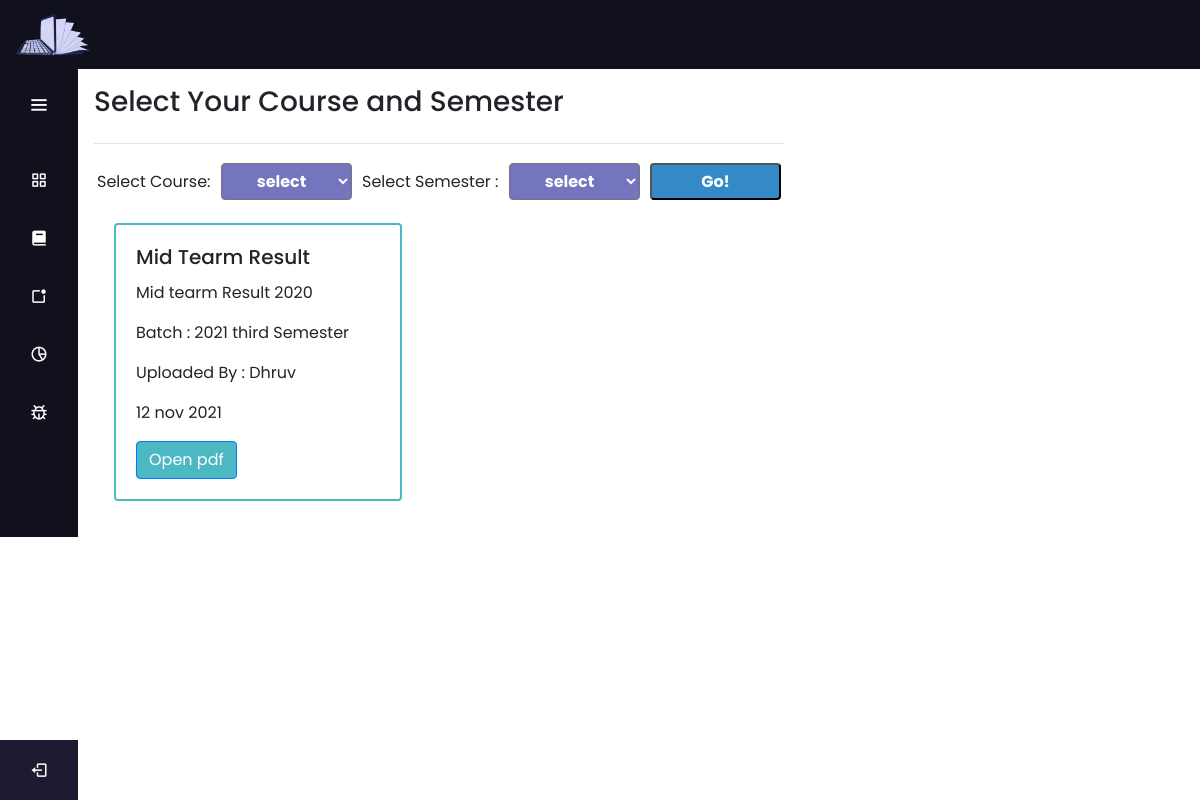
Page /result/ on the committed database.
### student/models.py (models this page shows)
class result(models.Model):
    result_title = models.CharField(max_length=100)
    result_detail = models.CharField(max_length=300)
    uploaded_time = models.CharField(max_length=50)
    uploaded_by = models.CharField(max_length=50)
    result_course = models.CharField(max_length=100)
    result_sem = models.CharField(max_length=20)
    result_batch = models.CharField(max_length=20)
    result_file = models.FileField(upload_to="static/",default="")

### student/views.py (the view)
# urls.py: path("result/",views.f_result, name = "result")
def f_result(request):
    if request.method == 'POST':
        select_course = request.POST.get('course')
        select_sem = request.POST.get('sem')
        if select_sem == 'select' or select_course == 'select':
            if select_sem != 'select':
                result_data = result.objects.filter(result_sem=select_sem)
                dict = {'result_data':result_data}
            if select_course != 'select':
                result_data = result.objects.filter(result_course=select_course)
                dict = {'result_data':result_data}
            elif select_sem == 'select' and select_course == 'select':
                dict = {'result_data':""}
        else:
            result_data = result.objects.filter(result_course=select_course ,result_sem = select_sem)
            dict = {'result_data':result_data}
    else:
        result_data = result.objects.all()
        dict = {'result_data':result_data}
    return render(request,'result.html',dict)

### templates/result.html (shortened to what this page needs)
{% extends 'base_template.html'%} {% block title %} Select Your Course {% endblock title %}
{% load static %}
{% block body %}
<div class="my-main">
     <h3> Select Your Course and Semester</h3><hr>
    <form action="/result/" method="POST" class="my-form">
        <label for="course">Select Course: </label>
        <select name="course" id="course" class="option" onchange="optionfun()">
            <option value="select">select</option>
        </select>
            <label for="sem">Select Semester : </label>
            <select name="sem" id="sem" class="option" onchange="optionfun()">
                <option value="select">select</option>
            </select>
        <input type="submit" value="Go!" class="my-btn">
    </form>
    <div class="notes-list">
    {% for i in result_data %}
        <div class="card" style="width: 18rem; margin: 20px; border: #4CB8C4 solid 2px;">
      <div class="card-body">
        <h5 class="card-title">{{i.result_title}}</h5>
        <p class="" >{{i.result_detail}}</p>
        <p class=""> Batch  : {{i.result_batch}} {{i.result_sem}} Semester</p>
        <p class="">Uploaded By : {{i.uploaded_by}} {{i.uploader_course}}</p>
        <p class="">{{i.uploaded_time}}</p>
        <a href= "/{{i.result_file}}" class="btn btn-primary" style="background-color: #4CB8C4;" >Open pdf</a>
      </div>
    </div>
    {% endfor %}
    </div>
</div>
{% endblock body %}

### static/side.css (style rules this page uses)
* { margin: 0; padding: 0; box-sizing: border-box; font-family: "Poppins", sans-serif; }

### rows in the picture
result: result_title "Mid Tearm Result", result_detail "Mid tearm Result 2020", result_batch "2021", result_sem "third", uploaded_by "Dhruv", uploaded_time "12 nov 2021"
